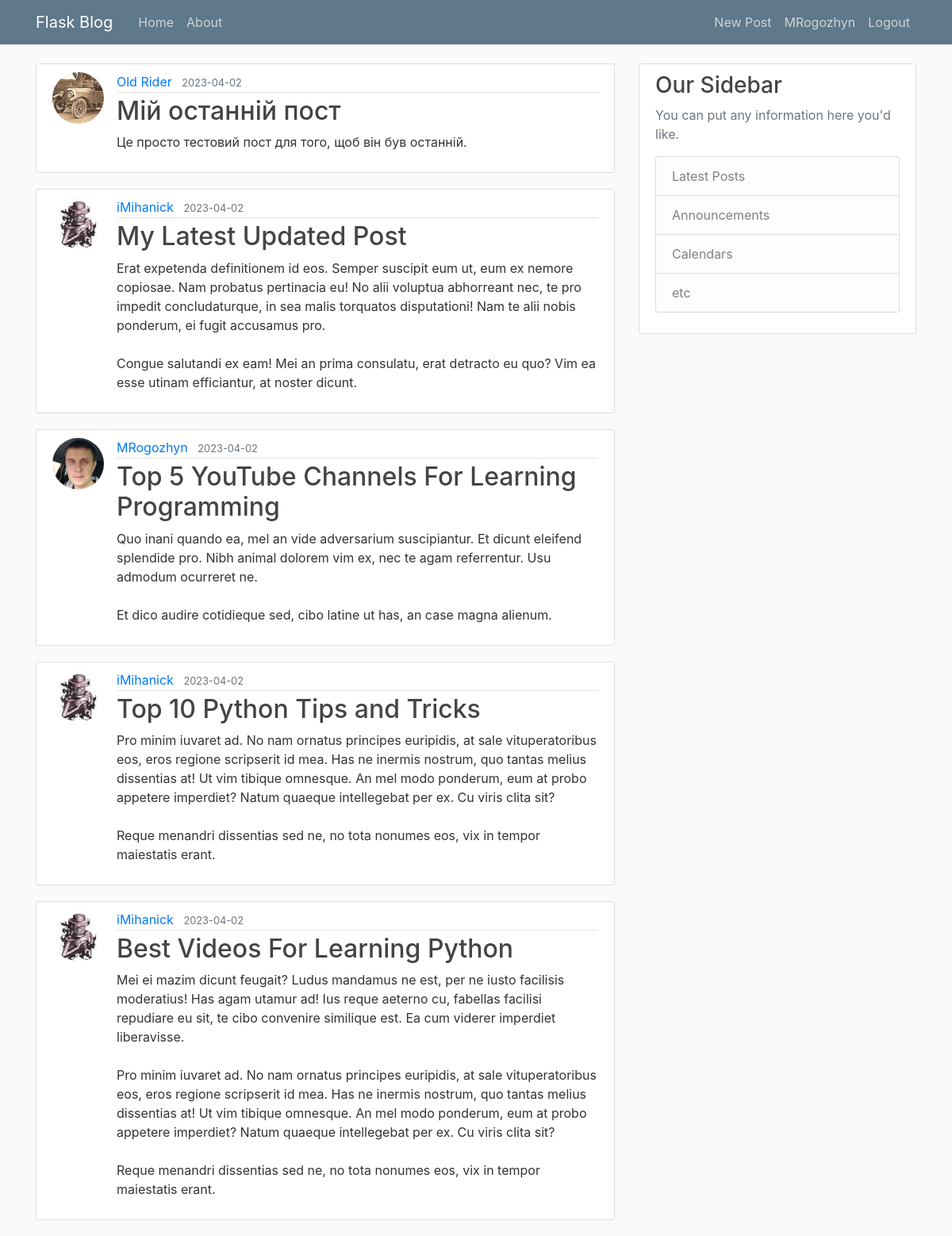
The app's page /home (signed in) with its own data.
### flaskblog/models.py (models this page shows, shortened)
class User(db.Model, UserMixin):
    id = db.Column(db.Integer, primary_key=True)
    username = db.Column(db.String(20), unique=True, nullable=False)
    email = db.Column(db.String(120), unique=True, nullable=False)
    image_file = db.Column(db.String(20), nullable=False, default='default.jpg')
    password = db.Column(db.String(60), nullable=False)
    posts = db.relationship('Post', backref='author', lazy=True)

class Post(db.Model):
    id = db.Column(db.Integer, primary_key=True)
    title = db.Column(db.String(100), nullable=False)
    date_posted = db.Column(db.DateTime, nullable=False, default=datetime.utcnow)
    content = db.Column(db.Text, nullable=False)
    user_id = db.Column(db.Integer, db.ForeignKey('user.id'), nullable=False)

### flaskblog/routes.py (the view)
@app.route("/")
@app.route("/home")
def home():
    page = request.args.get('page', 1, type=int)
    posts = Post.query.order_by(Post.date_posted.desc()).paginate(page=page, per_page=5)
    return render_template('home.html', posts=posts)

### flaskblog/models.py (called while the page is built)
@login_manager.user_loader
def load_user(user_id):
    return User.query.get(int(user_id))

### flaskblog/templates/home.html
{% extends "layout.html" %}
{% block content %}
	{% for post in posts %}
		<article class="media content-section">
            <img class="rounded-circle article-img" src="{{ url_for('static', filename='profile_pict/' + post.author.image_file) }}">
          <div class="media-body">
            <div class="article-metadata">
             <a class="mr-2" href="#">{{ post.author.username }}</a>
              <small class="text-muted">{{ post.date_posted.strftime('%Y-%m-%d') }}</small>
            </div>
            <h2><a class="article-title" href="{{ url_for('post', post_id=post.id) }}">{{ post.title }}</a></h2>
            <p class="article-content">{{ post.content }}</p>
          </div>
        </article>
	{% endfor %}
{% endblock content %}

### flaskblog/templates/layout.html (shortened to what this page needs)
<!DOCTYPE html>
<html>
<head>
    <link rel="stylesheet" href="https://maxcdn.bootstrapcdn.com/bootstrap/4.0.0/css/bootstrap.min.css">
    <link rel="stylesheet" type="text/css" href="{{ url_for('static', filename='main.css') }}">
</head>
<body>
    <header class="site-header">
      <nav class="navbar navbar-expand-md navbar-dark bg-steel fixed-top">
        <div class="container">
          <a class="navbar-brand mr-4" href="/">Flask Blog</a>
          <div class="collapse navbar-collapse" id="navbarToggle">
            <div class="navbar-nav mr-auto">
              <a class="nav-item nav-link" href="{{ url_for('home') }}">Home</a>
              <a class="nav-item nav-link" href="{{ url_for('about') }}">About</a>
            </div>
            <div class="navbar-nav">
                {% if current_user.is_authenticated %}
                  <a class="nav-item nav-link" href="{{ url_for('new_post') }}">New Post</a>
                  <a class="nav-item nav-link" href="{{ url_for('account') }}">{{ current_user.username }}</a>
                  <a class="nav-item nav-link" href="{{ url_for('logout') }}">Logout</a>
                {% else %}
                  <a class="nav-item nav-link" href="{{ url_for('login') }}">Login</a>
                  <a class="nav-item nav-link" href="{{ url_for('register') }}">Register</a>
                {% endif %}
            </div>
          </div>
        </div>
      </nav>
    </header>
    <main role="main" class="container">
      <div class="row">
        <div class="col-md-8">
          {% block content %}{% endblock %}
        </div>
        <div class="col-md-4">
          <div class="content-section">
            <h3>Our Sidebar</h3>
            <p class='text-muted'>You can put any information here you'd like.
              <ul class="list-group">
                <li class="list-group-item list-group-item-light">Latest Posts</li>
                <li class="list-group-item list-group-item-light">Announcements</li>
                <li class="list-group-item list-group-item-light">Calendars</li>
                <li class="list-group-item list-group-item-light">etc</li>
              </ul>
            </p>
          </div>
        </div>
      </div>
    </main>
</body>
</html>

### flaskblog/static/main.css (style rules this page uses)
body { background: #fafafa; color: #333333; margin-top: 5rem; }
h1, h2, h3, h4, h5, h6 { color: #444444; }
.bg-steel { background-color: #5f788a; }
.site-header .navbar-nav .nav-link { color: #cbd5db; }
.content-section { background: #ffffff; padding: 10px 20px; border: 1px solid #dddddd; border-radius: 3px; margin-bottom: 20px; }
.article-title { color: #444444; }
.article-content { white-space: pre-line; }
.article-img { height: 65px; width: 65px; margin-right: 16px; }
.article-metadata { padding-bottom: 1px; margin-bottom: 4px; border-bottom: 1px solid #e3e3e3 }

### records on screen
User: username "MRogozhyn"
Post: image_file (picture), author.username "Old Rider", date_posted "2023-04-02", title "Мій останній пост", content "Це просто тестовий пост для того, щоб він був останній."
Post: image_file (picture), author.username "iMihanick", date_posted "2023-04-02", title "My Latest Updated Post", content "Erat expetenda definitionem id eos. Semper suscipit eum ut, eum ex nemore copiosae. Nam probatus pertinacia eu! No alii voluptua abhorreant nec, te pro impedit concludaturque, in sea malis torquatos disputationi! Nam te alii nobis ponderum, ei fugit accusamus pro. Congue salutandi ex eam! Mei an prima consulatu, erat detracto eu quo? Vim ea esse utinam efficiantur, at noster dicunt."
Post: image_file (picture), author.username "MRogozhyn", date_posted "2023-04-02", title "Top 5 YouTube Channels For Learning Programming", content "Quo inani quando ea, mel an vide adversarium suscipiantur. Et dicunt eleifend splendide pro. Nibh animal dolorem vim ex, nec te agam referrentur. Usu admodum ocurreret ne. Et dico audire cotidieque sed, cibo latine ut has, an case magna alienum."
Post: image_file (picture), author.username "iMihanick", date_posted "2023-04-02", title "Top 10 Python Tips and Tricks", content "Pro minim iuvaret ad. No nam ornatus principes euripidis, at sale vituperatoribus eos, eros regione scripserit id mea. Has ne inermis nostrum, quo tantas melius dissentias at! Ut vim tibique omnesque. An mel modo ponderum, eum at probo appetere imperdiet? Natum quaeque intellegebat per ex. Cu viris clita sit? Reque menandri dissentias sed ne, no tota nonumes eos, vix in tempor maiestatis erant."
Post: image_file (picture), author.username "iMihanick", date_posted "2023-04-02", title "Best Videos For Learning Python", content "Mei ei mazim dicunt feugait? Ludus mandamus ne est, per ne iusto facilisis moderatius! Has agam utamur ad! Ius reque aeterno cu, fabellas facilisi repudiare eu sit, te cibo convenire similique est. Ea cum viderer imperdiet liberavisse. Pro minim iuvaret ad. No nam ornatus principes euripidis, at sale vituperatoribus eos, eros regione scripserit id mea. Has ne inermis nostrum, quo tantas melius dissentias at! Ut vim tibique omnesque. An mel modo ponderum, eum at probo appetere imperdiet? Natum quaeque intellegebat per ex. Cu viris clita sit? Reque menandri dissentias sed ne, no tota nonumes eos, vix in tempor maiestatis erant."
